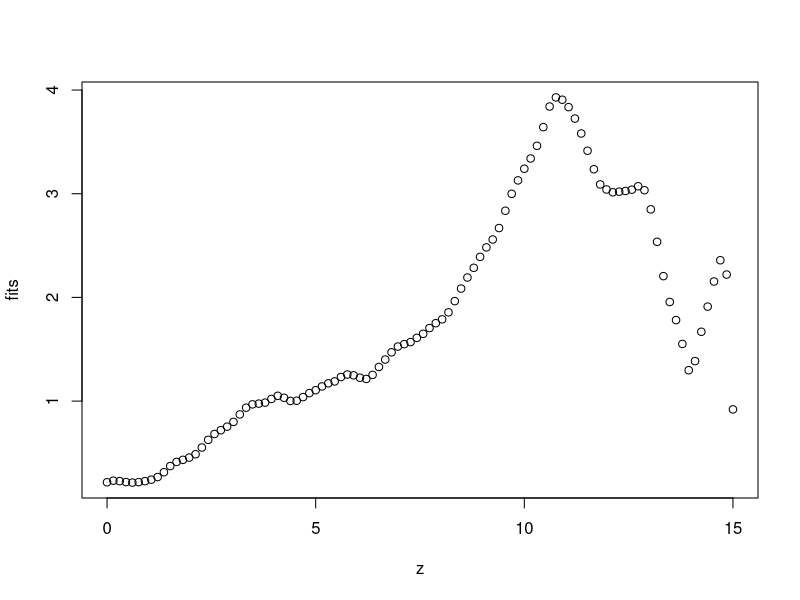

This chart was generated by the following R code:
llr=function(x,y,z,omega){
  fits=sapply(z,compute_f_hat,x,y,omega) 
  return(fits) 
}

compute_f_hat=function(z,x,y,omega){
  Wz = make_weight_matrix(x, z, omega)
  X=make_predictor_matrix(x) 
  f_hat=c(1,z)%*%solve(t(X)%*%Wz%*%X)%*%t(X)%*%Wz%*%y 
  return(f_hat) 
}

make_weight_matrix <- function(x, z, omega){
  r = abs(x-z) / omega
  W = ifelse(abs(r)<1, (1-abs(r)^3)^3, 0)
  
  return(diag(W))
}

llr_new=function(x,y,z,omega){
  fits=sapply(z,compute_f_hat_y,x,y,omega) 
  return(fits) 
}

compute_f_hat_y=function(z,x,y,omega){
  Wz = make_weight_matrix_y(x, z, omega)
  X=make_predictor_matrix(x) 
  f_hat = c(1, z) %*% solve(t(X) %*% (Wz * X)) %*% t(X) %*% (Wz * y)
  return(f_hat) 
}

make_weight_matrix_y <- function(x, z, omega){
  r = abs(x-z) / omega
  W = ifelse(abs(r)<1, (1-abs(r)^3)^3, 0)
  
  return((W))
}



make_predictor_matrix <- function(x){
  X <- cbind(1,x)
  return(X)
}

library(reshape)
data(french_fries)
french_fries = french_fries[complete.cases(french_fries),]
z = seq(0, 15, length.out = 100)
fits = llr(z = z, x = french_fries$potato, y = french_fries$buttery, omega = 1)
plot(z, fits)
